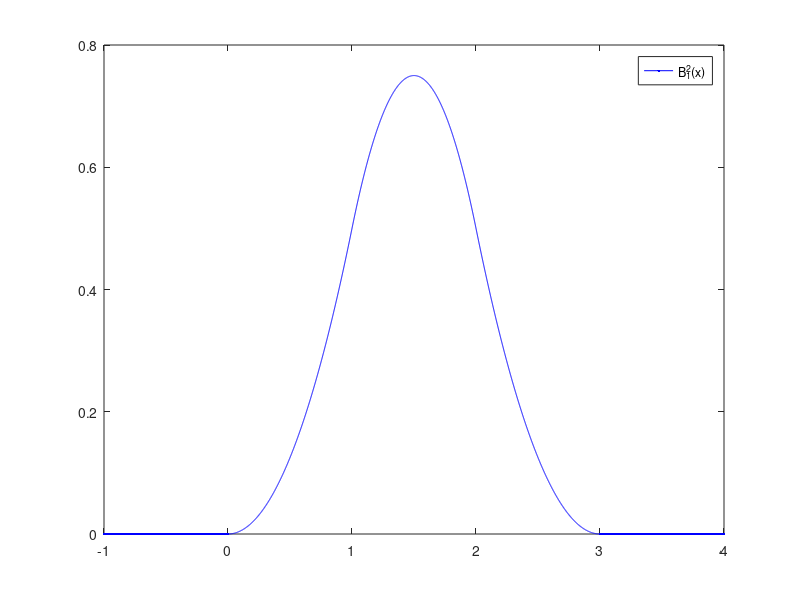

MATLAB code to generate this figure:
x1=-1:0.001:0;
y1=0;
x2= 0:0.001:1;
y2=x2.*x2/2;
x3= 1:0.001:2;
y3=-x3.*x3+3*x3-3/2;
x4= 2:0.001:3;
y4=(3-x4).*(3-x4)/2;
x5= 3:0.001:4;    
y5=0;
plot(x1,y1,'b',x2,y2,'b',x3,y3,'b',x4,y4,'b',x5,y5,'b');
  legend('B_1^2(x)');  